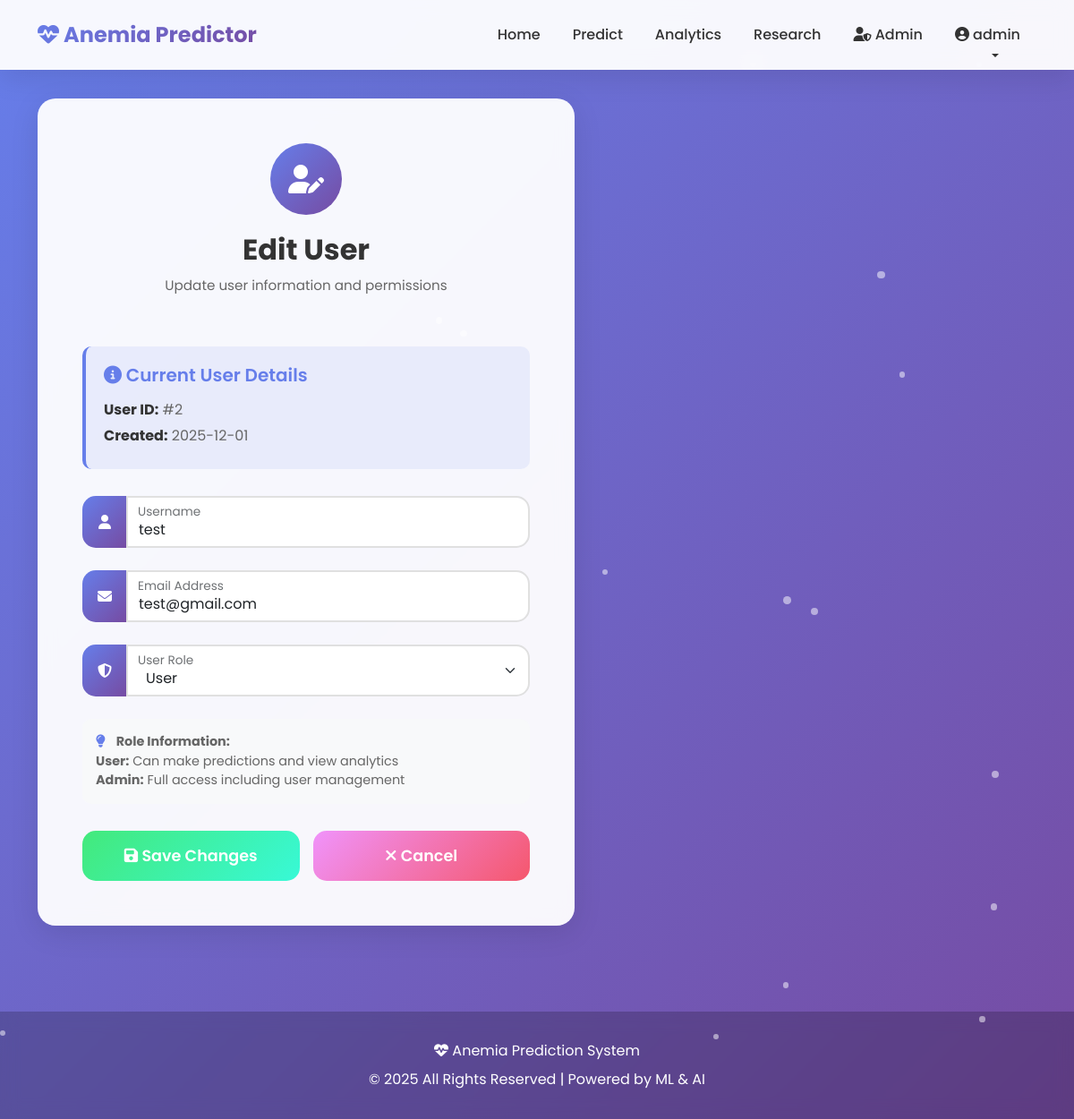
The app's page /admin/user/edit/2 (signed in) with its own data.
### tables this page shows
CREATE TABLE users
                 (id INTEGER PRIMARY KEY AUTOINCREMENT,
                  username TEXT UNIQUE NOT NULL,
                  email TEXT UNIQUE NOT NULL,
                  password TEXT NOT NULL,
                  role TEXT DEFAULT 'user',
                  created_at TIMESTAMP DEFAULT CURRENT_TIMESTAMP);

### app.py (the view, shortened to what this page needs)
@app.route('/admin/user/edit/<int:user_id>', methods=['GET', 'POST'])
@admin_required
def edit_user(user_id):
    conn = sqlite3.connect('anemia_app.db')
    c = conn.cursor()
    c.execute("SELECT * FROM users WHERE id=?", (user_id,))
    user = c.fetchone()
    conn.close()
    return render_template('edit_user.html', user=user)

### app.py (called while the page is built)
def admin_required(f):
    @wraps(f)
    def decorated_function(*args, **kwargs):
        if 'user_id' not in session or session.get('role') != 'admin':
            flash('Admin access required.', 'danger')
            return redirect(url_for('index'))
        return f(*args, **kwargs)
    return decorated_function

### templates/edit_user.html (shortened to what this page needs)
{% extends "base.html" %}
{% block content %}
<div class="edit-container">
    <div class="card edit-card">
        <div class="edit-header">
            <div class="edit-icon">
                <i class="fas fa-user-edit"></i>
            </div>
            <h2 class="edit-title">Edit User</h2>
            <p class="edit-subtitle">Update user information and permissions</p>
        </div>
        <div class="user-info-box">
            <h5><i class="fas fa-info-circle"></i> Current User Details</h5>
            <p><strong>User ID:</strong> #{{ user[0] }}</p>
            <p><strong>Created:</strong> {{ user[5][:10] if user[5] else 'N/A' }}</p>
        </div>
        <form method="POST">
            <div class="input-group">
                <span class="input-group-text">
                    <i class="fas fa-user"></i>
                </span>
                <div class="form-floating">
                    <input type="text" class="form-control" id="username" name="username"
                           placeholder="Username" value="{{ user[1] }}" required>
                    <label for="username">Username</label>
                </div>
            </div>
            <div class="input-group">
                <span class="input-group-text">
                    <i class="fas fa-envelope"></i>
                </span>
                <div class="form-floating">
                    <input type="email" class="form-control" id="email" name="email"
                           placeholder="Email" value="{{ user[2] }}" required>
                    <label for="email">Email Address</label>
                </div>
            </div>
            <div class="input-group">
                <span class="input-group-text">
                    <i class="fas fa-shield-alt"></i>
                </span>
                <div class="form-floating">
                    <select class="form-select" id="role" name="role" required>
                        <option value="user" {% if user[4] == 'user' %}selected{% endif %}>User</option>
                    </select>
                    <label for="role">User Role</label>
                </div>
            </div>
            <div class="role-info">
                <i class="fas fa-lightbulb"></i>
                <strong>Role Information:</strong><br>
                <strong>User:</strong> Can make predictions and view analytics<br>
                <strong>Admin:</strong> Full access including user management
            </div>
            <div class="btn-group-custom">
                <button type="submit" class="btn btn-custom btn-save">
                    <i class="fas fa-save"></i> Save Changes
                </button>
                <a href="{{ url_for('admin_dashboard') }}" class="btn btn-custom btn-cancel">
                    <i class="fas fa-times"></i> Cancel
                </a>
            </div>
        </form>
    </div>
</div>
{% endblock %}

### records on screen
users: id "2", created_at "2025-12-01", username "test", email "test@gmail.com", role "User"

### other values on screen
{{ session.username }} "admin"
